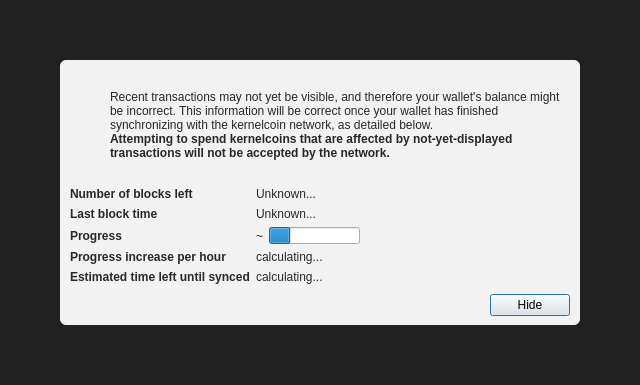
<?xml version="1.0" encoding="UTF-8"?>
<ui version="4.0">
 <class>ModalOverlay</class>
 <widget class="QWidget" name="ModalOverlay">
  <property name="geometry">
   <rect>
    <x>0</x>
    <y>0</y>
    <width>640</width>
    <height>385</height>
   </rect>
  </property>
  <property name="windowTitle">
   <string>Form</string>
  </property>
  <layout class="QVBoxLayout" name="verticalLayout" stretch="0">
   <property name="sizeConstraint">
    <enum>QLayout::SetDefaultConstraint</enum>
   </property>
   <property name="leftMargin">
    <number>0</number>
   </property>
   <property name="topMargin">
    <number>0</number>
   </property>
   <property name="rightMargin">
    <number>0</number>
   </property>
   <property name="bottomMargin">
    <number>0</number>
   </property>
   <item>
    <widget class="QWidget" name="bgWidget" native="true">
     <property name="styleSheet">
      <string notr="true">#bgWidget { background: rgba(0,0,0,220); }</string>
     </property>
     <layout class="QVBoxLayout" name="verticalLayoutMain" stretch="1">
      <property name="leftMargin">
       <number>60</number>
      </property>
      <property name="topMargin">
       <number>60</number>
      </property>
      <property name="rightMargin">
       <number>60</number>
      </property>
      <property name="bottomMargin">
       <number>60</number>
      </property>
      <item>
       <widget class="QWidget" name="contentWidget" native="true">
        <property name="styleSheet">
         <string notr="true">#contentWidget { background: rgba(255,255,255,240); border-radius: 6px; }

QLabel { color: rgb(40,40,40);  }</string>
        </property>
        <layout class="QVBoxLayout" name="verticalLayoutSub" stretch="1,0,0,0">
         <property name="spacing">
          <number>0</number>
         </property>
         <property name="leftMargin">
          <number>10</number>
         </property>
         <property name="topMargin">
          <number>10</number>
         </property>
         <property name="rightMargin">
          <number>10</number>
         </property>
         <property name="bottomMargin">
          <number>10</number>
         </property>
         <item>
          <layout class="QHBoxLayout" name="horizontalLayoutIconText" stretch="0,1">
           <property name="topMargin">
            <number>20</number>
           </property>
           <item>
            <layout class="QVBoxLayout" name="verticalLayoutIcon">
             <property name="leftMargin">
              <number>0</number>
             </property>
             <item>
              <widget class="QPushButton" name="warningIcon">
               <property name="enabled">
                <bool>false</bool>
               </property>
               <property name="text">
                <string/>
               </property>
               <property name="icon">
                <iconset>
                 <normaloff>:/icons/warning</normaloff>
                 <disabledoff>:/icons/warning</disabledoff>:/icons/warning</iconset>
               </property>
               <property name="iconSize">
                <size>
                 <width>48</width>
                 <height>48</height>
                </size>
               </property>
               <property name="flat">
                <bool>true</bool>
               </property>
              </widget>
             </item>
             <item>
              <spacer name="verticalSpacerWarningIcon">
               <property name="orientation">
                <enum>Qt::Vertical</enum>
               </property>
               <property name="sizeHint" stdset="0">
                <size>
                 <width>20</width>
                 <height>40</height>
                </size>
               </property>
              </spacer>
             </item>
            </layout>
           </item>
           <item>
            <layout class="QVBoxLayout" name="verticalLayoutInfoText">
             <property name="leftMargin">
              <number>0</number>
             </property>
             <property name="topMargin">
              <number>0</number>
             </property>
             <item>
              <widget class="QLabel" name="infoText">
               <property name="text">
                <string>Recent transactions may not yet be visible, and therefore your wallet's balance might be incorrect. This information will be correct once your wallet has finished synchronizing with the kernelcoin network, as detailed below.</string>
               </property>
               <property name="textFormat">
                <enum>Qt::RichText</enum>
               </property>
               <property name="wordWrap">
                <bool>true</bool>
               </property>
              </widget>
             </item>
             <item>
              <widget class="QLabel" name="infoTextStrong">
               <property name="font">
                <font>
                 <weight>75</weight>
                 <bold>true</bold>
                </font>
               </property>
               <property name="text">
                <string>Attempting to spend kernelcoins that are affected by not-yet-displayed transactions will not be accepted by the network.</string>
               </property>
               <property name="textFormat">
                <enum>Qt::RichText</enum>
               </property>
               <property name="wordWrap">
                <bool>true</bool>
               </property>
              </widget>
             </item>
             <item>
              <spacer name="verticalSpacerInTextSpace">
               <property name="orientation">
                <enum>Qt::Vertical</enum>
               </property>
               <property name="sizeHint" stdset="0">
                <size>
                 <width>20</width>
                 <height>40</height>
                </size>
               </property>
              </spacer>
             </item>
            </layout>
           </item>
          </layout>
         </item>
         <item>
          <spacer name="verticalSpacerAfterText">
           <property name="orientation">
            <enum>Qt::Vertical</enum>
           </property>
           <property name="sizeHint" stdset="0">
            <size>
             <width>20</width>
             <height>40</height>
            </size>
           </property>
          </spacer>
         </item>
         <item>
          <layout class="QFormLayout" name="formLayout">
           <property name="fieldGrowthPolicy">
            <enum>QFormLayout::FieldsStayAtSizeHint</enum>
           </property>
           <property name="horizontalSpacing">
            <number>6</number>
           </property>
           <property name="verticalSpacing">
            <number>6</number>
           </property>
           <property name="topMargin">
            <number>10</number>
           </property>
           <item row="0" column="0">
            <widget class="QLabel" name="labelNumberOfBlocksLeft">
             <property name="font">
              <font>
               <weight>75</weight>
               <bold>true</bold>
              </font>
             </property>
             <property name="text">
              <string>Number of blocks left</string>
             </property>
            </widget>
           </item>
           <item row="0" column="1">
            <widget class="QLabel" name="numberOfBlocksLeft">
             <property name="text">
              <string>Unknown...</string>
             </property>
            </widget>
           </item>
           <item row="1" column="0">
            <widget class="QLabel" name="labelLastBlockTime">
             <property name="font">
              <font>
               <weight>75</weight>
               <bold>true</bold>
              </font>
             </property>
             <property name="text">
              <string>Last block time</string>
             </property>
            </widget>
           </item>
           <item row="1" column="1">
            <widget class="QLabel" name="newestBlockDate">
             <property name="sizePolicy">
              <sizepolicy hsizetype="Maximum" vsizetype="Preferred">
               <horstretch>0</horstretch>
               <verstretch>0</verstretch>
              </sizepolicy>
             </property>
             <property name="text">
              <string>Unknown...</string>
             </property>
            </widget>
           </item>
           <item row="2" column="0">
            <widget class="QLabel" name="labelSyncDone">
             <property name="font">
              <font>
               <weight>75</weight>
               <bold>true</bold>
              </font>
             </property>
             <property name="text">
              <string>Progress</string>
             </property>
            </widget>
           </item>
           <item row="2" column="1">
            <layout class="QHBoxLayout" name="horizontalLayoutSync" stretch="0,1">
             <item>
              <widget class="QLabel" name="percentageProgress">
               <property name="text">
                <string notr="true">~</string>
               </property>
              </widget>
             </item>
             <item>
              <widget class="QProgressBar" name="progressBar">
               <property name="value">
                <number>24</number>
               </property>
               <property name="format">
                <string/>
               </property>
              </widget>
             </item>
            </layout>
           </item>
           <item row="4" column="0">
            <widget class="QLabel" name="labelProgressIncrease">
             <property name="font">
              <font>
               <weight>75</weight>
               <bold>true</bold>
              </font>
             </property>
             <property name="text">
              <string>Progress increase per hour</string>
             </property>
            </widget>
           </item>
           <item row="4" column="1">
            <widget class="QLabel" name="progressIncreasePerH">
             <property name="text">
              <string>calculating...</string>
             </property>
            </widget>
           </item>
           <item row="5" column="0">
            <widget class="QLabel" name="labelEstimatedTimeLeft">
             <property name="font">
              <font>
               <weight>75</weight>
               <bold>true</bold>
              </font>
             </property>
             <property name="text">
              <string>Estimated time left until synced</string>
             </property>
            </widget>
           </item>
           <item row="5" column="1">
            <widget class="QLabel" name="expectedTimeLeft">
             <property name="text">
              <string>calculating...</string>
             </property>
            </widget>
           </item>
          </layout>
         </item>
         <item>
          <layout class="QHBoxLayout" name="horizontalLayoutButtons">
           <property name="leftMargin">
            <number>10</number>
           </property>
           <property name="topMargin">
            <number>10</number>
           </property>
           <item>
            <spacer name="horizontalSpacer">
             <property name="orientation">
              <enum>Qt::Horizontal</enum>
             </property>
             <property name="sizeHint" stdset="0">
              <size>
               <width>40</width>
               <height>20</height>
              </size>
             </property>
            </spacer>
           </item>
           <item>
            <widget class="QPushButton" name="closeButton">
             <property name="text">
              <string>Hide</string>
             </property>
             <property name="shortcut">
              <string>Esc</string>
             </property>
             <property name="focusPolicy">
              <enum>Qt::StrongFocus</enum>
             </property>
             <property name="default">
              <bool>true</bool>
             </property>
            </widget>
           </item>
          </layout>
         </item>
        </layout>
       </widget>
      </item>
     </layout>
    </widget>
   </item>
  </layout>
 </widget>
 <resources/>
 <connections/>
</ui>
